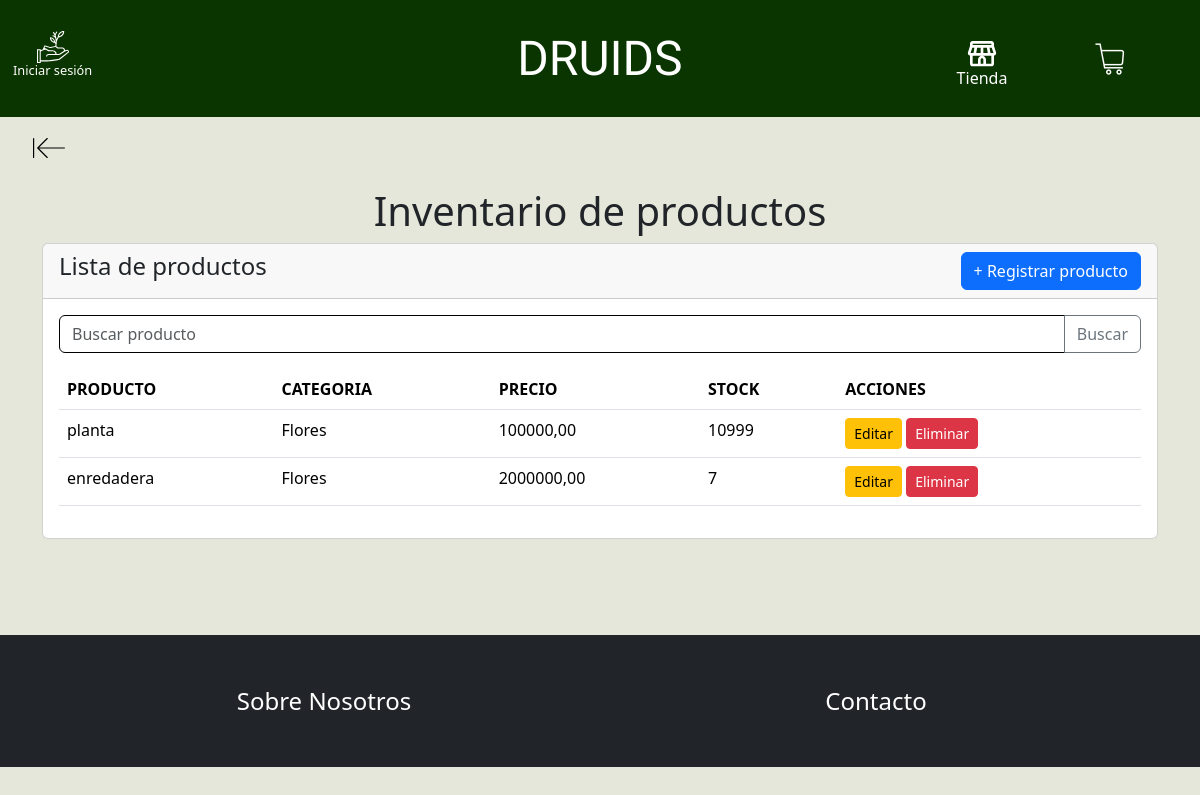
The app's page /inventario/ with its own data.
### Druids/models.py (models this page shows, shortened)
class Producto(models.Model):
    nombre = models.CharField(max_length=100, verbose_name="Nombre del producto")
    precio = models.DecimalField(max_digits=10, decimal_places=2, verbose_name="Precio")
    categoria = models.CharField(max_length=50, choices=Categorias, verbose_name="Categoría")
    stock = models.PositiveIntegerField(validators=[MinValueValidator(0)], verbose_name="Stock")
    descripcion = models.TextField(verbose_name="Descripción del producto")
    cuidados = models.TextField(verbose_name="Descripción de cuidados")
    imagen_principal = models.ImageField(upload_to='productos/', verbose_name="Imagen Principal")
    imagen_2 = models.ImageField(upload_to='productos/', blank=True, null=True, verbose_name="Imagen del producto 2")
    imagen_3 = models.ImageField(upload_to='productos/', blank=True, null=True, verbose_name="Imagen del producto 3")
    imagen_4 = models.ImageField(upload_to='productos/', blank=True, null=True, verbose_name="Imagen del producto 4")

### Druids/views.py (the view)
# urls.py: path('inventario/', inventario, name='inventario'),
def inventario(request):
    Productos = Producto.objects.all()
    form_registrar = RegistroProductoForm()
    if request.method == "POST":
        form_registrar = RegistroProductoForm(data=request.POST, files=request.FILES)
        if form_registrar.is_valid():
            form_registrar.save()
            return redirect(to='inventario')
    context = {
        'Productos': Productos,
        'formularioRegistrarProducto': form_registrar,
    }
    return render(request, 'Druids/inventario.html', context)

### Druids/templates/Druids/inventario.html (shortened to what this page needs)
{% extends 'Druids/base.html' %}
{% load static %}
{% load crispy_forms_tags %}
{% block contenido %}
<link rel="stylesheet" href="{% static 'Druids/css/inventario.css' %}">
    <main>
        <section class="d-flex justify-content-start">
            <div class="container m-2">
                <a href="{% url 'index' %}" class="btn boton-volver"><img src="{% static 'Druids/img/back-svgrepo-com.svg' %}" alt=""></a>
            </div>
        </section>
        <section>
            <div class="container">
                <h1 class="text-center my-2">Inventario de productos</h1>
                <div class="row">
                    <div class="col-md-12">
                        <div class="card">
                            <div class="card-header">
                                <div class="row">
                                    <div class="col-md-6">
                                        <h4>Lista de productos</h4>
                                    </div>
                                    <div class="col-md-6 d-flex justify-content-end">
                                        <button type="button" class="btn btn-primary" data-bs-toggle="modal"
                                            data-bs-target="#modalRegistrarProducto">
                                            + Registrar producto
                                        </button>
                                    </div>
                                </div>
                            </div>
                            <div class="card-body">
                                <div class="input-group mb-3">
                                    <input type="text" class="form-control" placeholder="Buscar producto">
                                    <button class="btn btn-outline-secondary" type="button">Buscar</button>
                                </div>
                                <table class="table table-hover">
                                    <thead>
                                        <tr>
                                            <th>PRODUCTO</th>
                                            <th>CATEGORIA</th>
                                            <th>PRECIO</th>
                                            <th>STOCK</th>
                                            <th>ACCIONES</th>
                                        </tr>
                                    </thead>
                                    <tbody>
                                        {% for producto in Productos %}
                                        <tr>
                                            <td>{{ producto.nombre }}</td>
                                            <td>{{ producto.categoria }}</td>
                                            <td>{{ producto.precio }}</td>
                                            <td>{{ producto.stock }}</td>
                                            <td>
                                                <a href="{% url 'editarProducto' producto.id %}" class="btn btn-warning btn-sm">Editar</a>
                                                <button type="button" class="btn btn-danger btn-sm" data-bs-toggle="modal" data-bs-target="#modalEliminarProducto" data-id="{{ producto.id }}" data-nombre="{{ producto.nombre}}">Eliminar</button>                                            </td>
                                        </tr>
                                        {% endfor %}
                                    </tbody>
                                </table>
                            </div>
                        </div>
                    </div>
                </div>
            </div>
        </section>
    </main>
{% endblock %}

### Druids/static/Druids/css/navbar.css (style rules this page uses)
.form-control { border-color: black; }

### Druids/static/Druids/css/base.css (style rules this page uses)
body { background-color: #e5e7da; }

### Druids/static/Druids/css/inventario.css (style rules this page uses)
.boton-volver img { width: 2rem; height: 2rem; }

### records on screen
Producto: nombre "planta", categoria "Flores", precio "100000,00", stock "10999"
Producto: nombre "enredadera", categoria "Flores", precio "2000000,00", stock "7"
